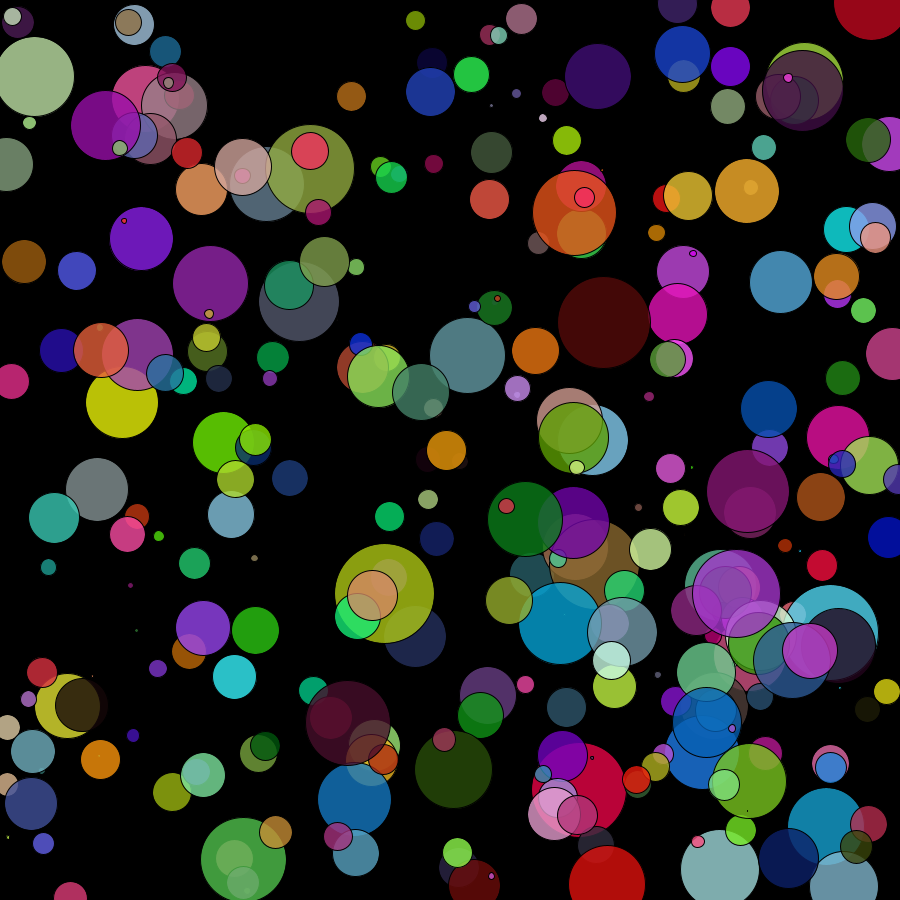
Frame 1 (no input)
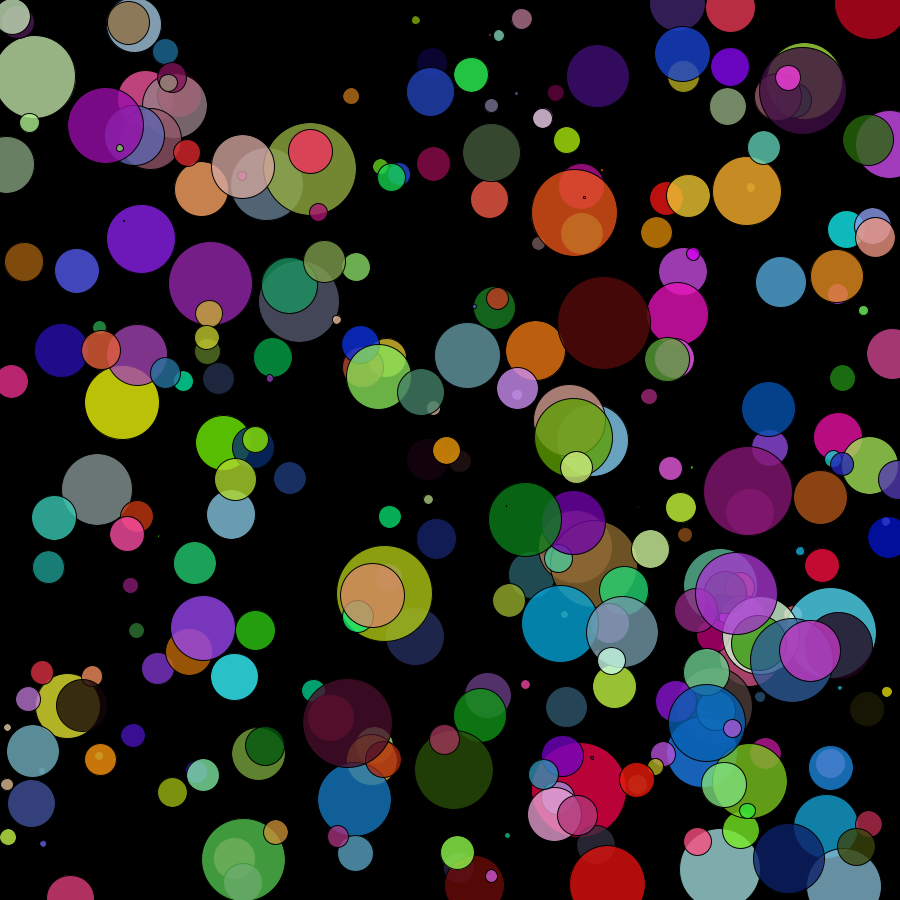
Frame 60 (the mouse pressed at the canvas centre just before this capture)
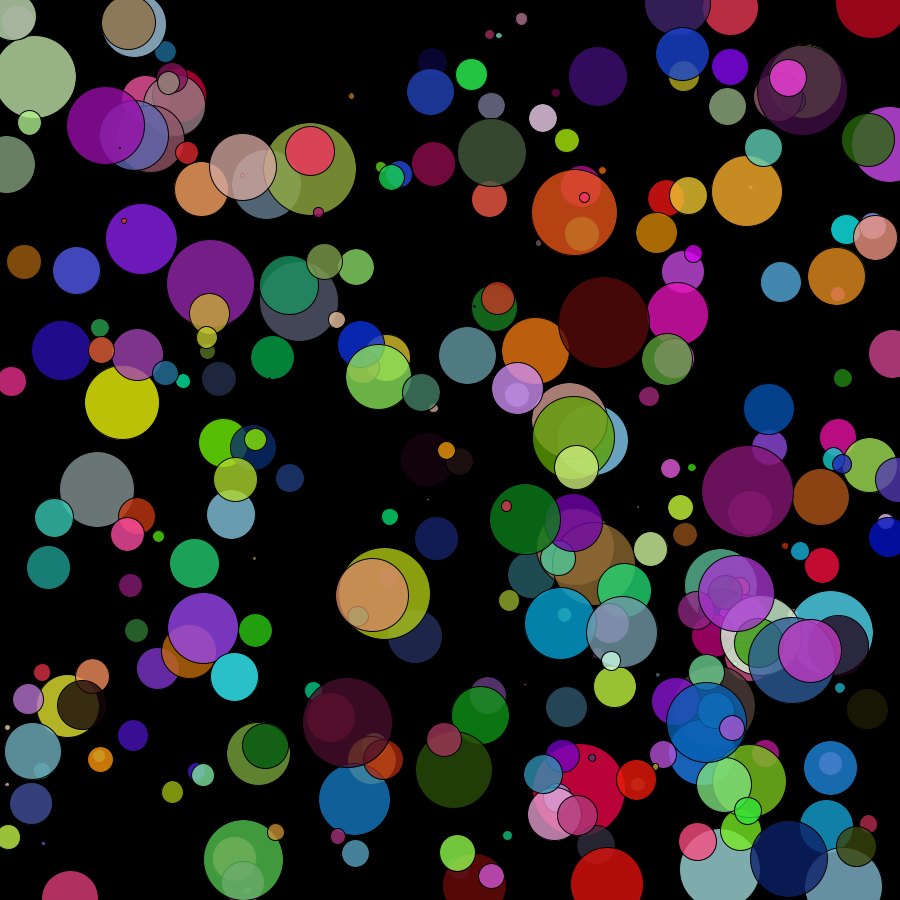
Frame 120 (the mouse held since frame 60 and released just before this capture)

The Processing sketch that drew these frames (run headless with seeded random() and noise(); from frame 60 on, the mouse is pressed at the canvas centre):

// Processing sketch: Lab7_7
// ── Lab7_7.pde
//ArrayList<Breather> breathers = new ArrayList<Breather>();
Breather[] breathers = new Breather[1];
void setup() {
   size(900, 900);
  smooth();
   breathers[0] = new Breather();
  for(int i = 1; i < 300; i++) {
    breathers = (Breather[]) append(breathers,new Breather());
  }
}

void draw() {
  background(0);
  
  for(int i = 0 ; i<breathers.length ; i++) {
    breathers[i].breath();
    breathers[i].display();
  }
}

// ── Breather.pde
class Breather {
  float theta = 0;
  float size;
  float x, y;
  color col;
  
  Breather() {
    x = random(width);
    y = random(height);
    theta = random(100);
    col = color(random(255),random(255),random(255));
    size = random(30,100);
  }
  
  void breath() {

    theta += 0.05;
  }
  
  void display() {
    fill(col,200);
    ellipse(x, y, (sin(theta)) * size, (sin(theta)) * size);
  }
}
